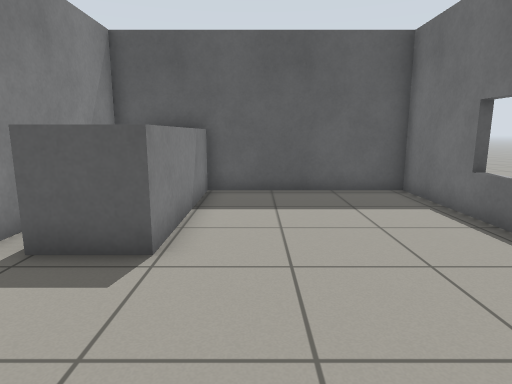
view 1 (above)

23 first-person views from a walk through a Gazebo world. The camera is 0.94 m above the floor, tilts 10° down and sees 75° across. The floor is counted in squares, 0.5 m on a side. Each view is taken from the middle of a square. On the plan, view 1 faces up. The plan holds only what a view shows up to about 17 squares ahead; the rest is blank.

view 2
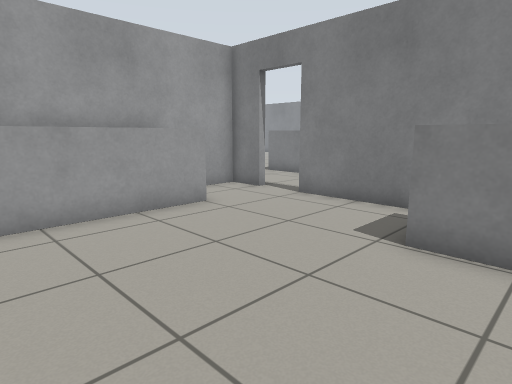

view 3
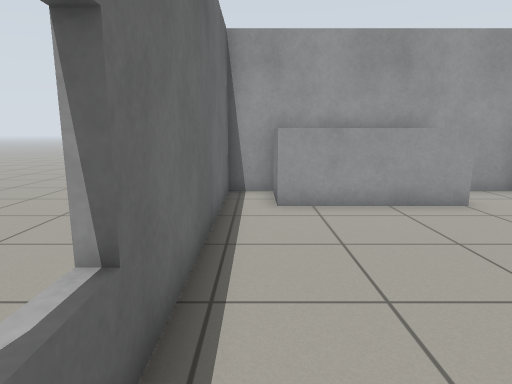

view 4
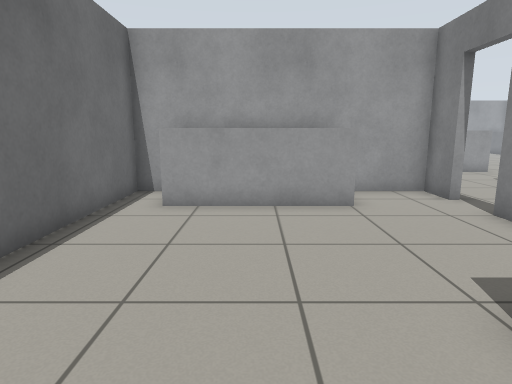

view 5
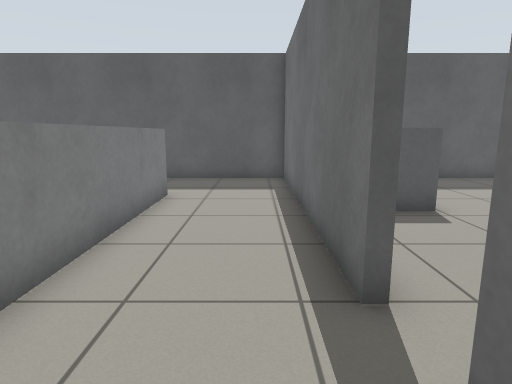

view 6
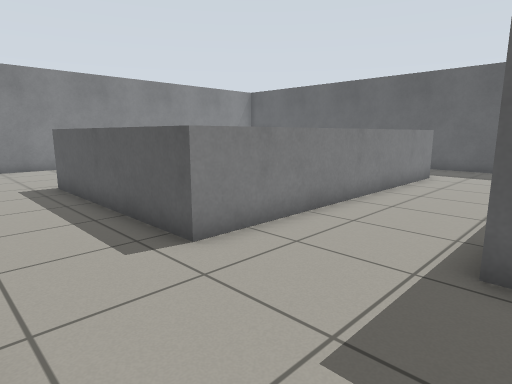

view 7
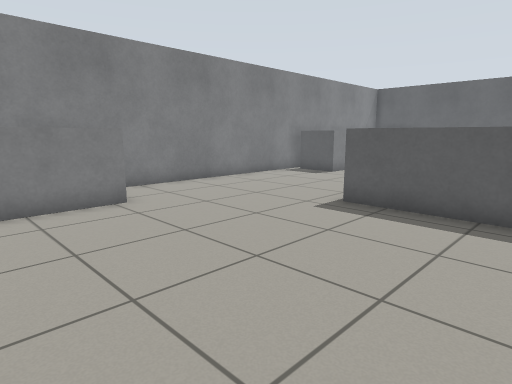

view 8
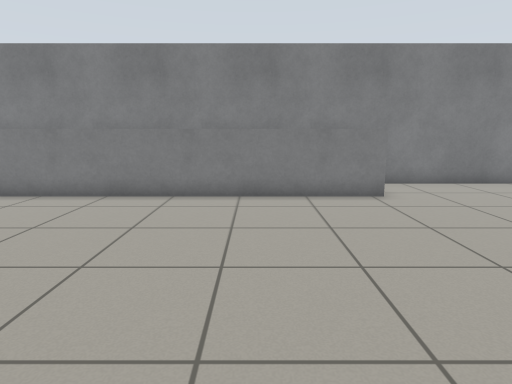

view 9
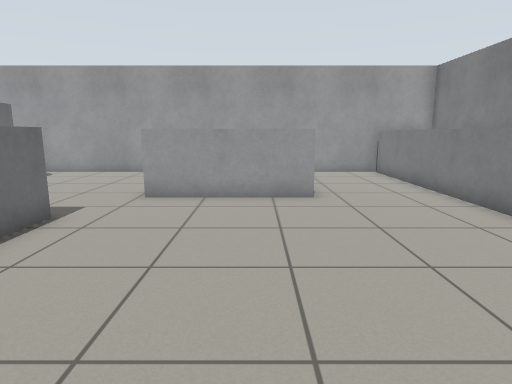

view 10
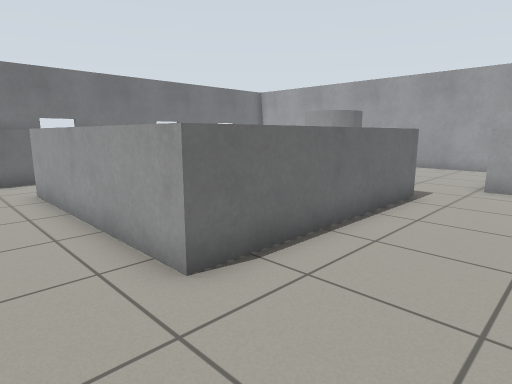

view 11
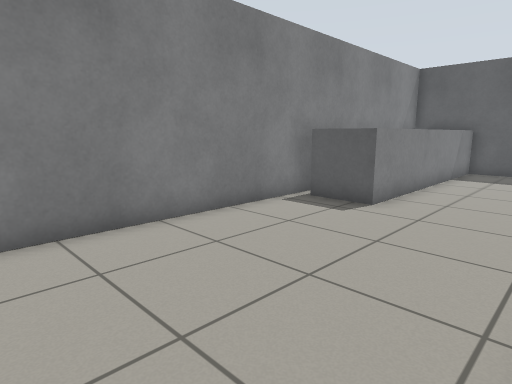

view 12
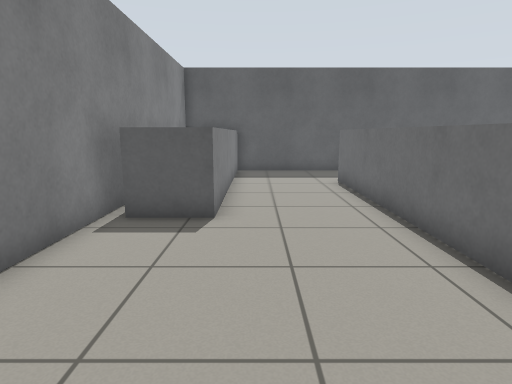

view 13
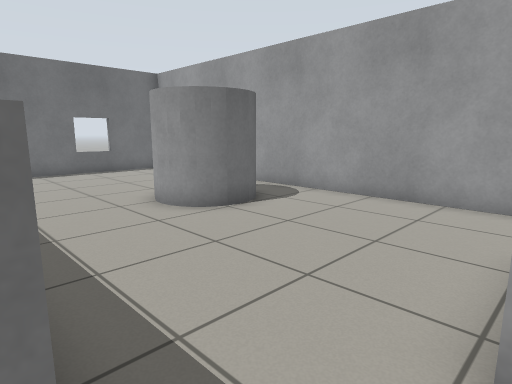

view 14
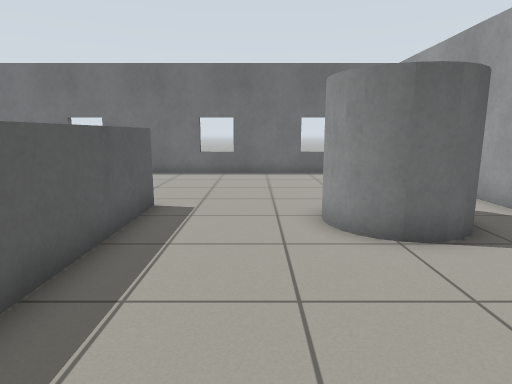

view 15
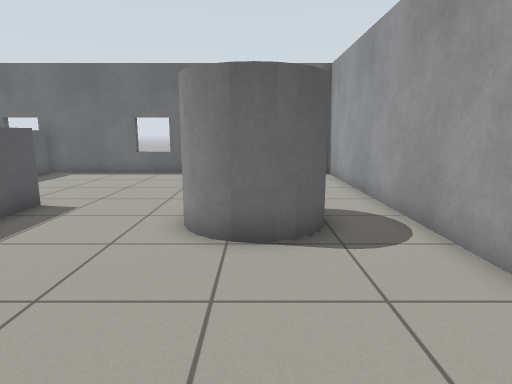

view 16
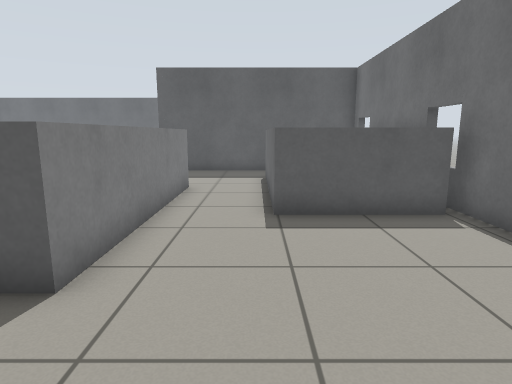

view 17
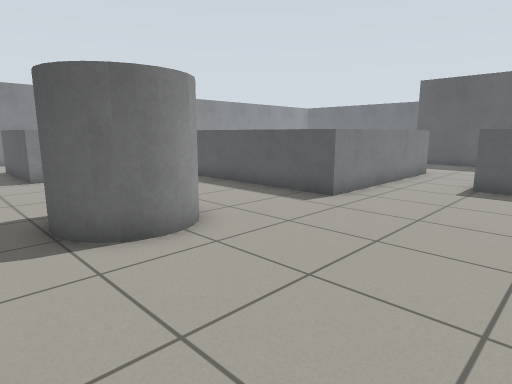

view 18
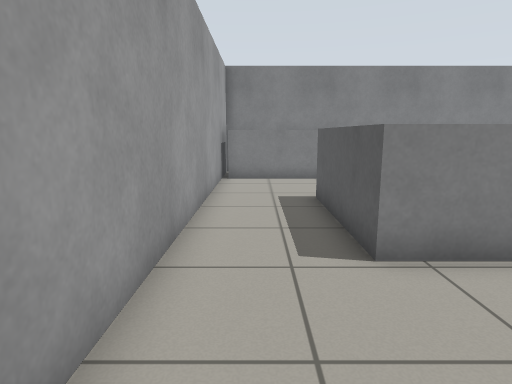

view 19
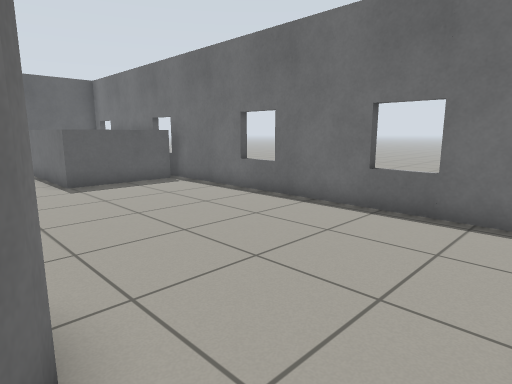

view 20
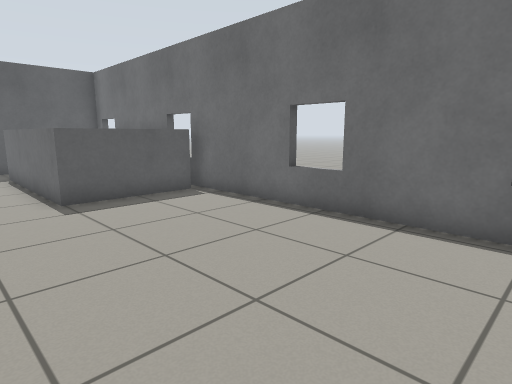

view 21
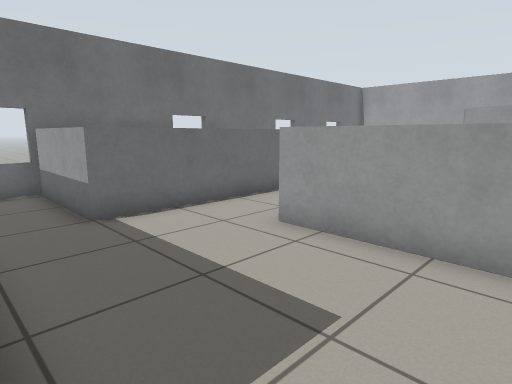

view 22
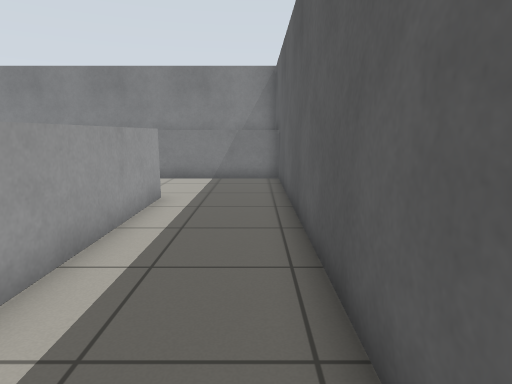

view 23
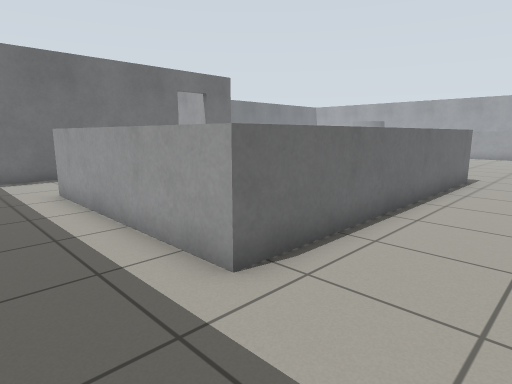

### Floor plan
Key: @ floor where view 1 was taken; # wall or solid block; . floor; D open door; = window, fence, low wall or low ledge; B grey box; C grey cylinder.
Columns run from 24 left of view 1 to 5 right of it. Each row starts with its distance up from view 1.
 11 ##B###########################
 10 #  B...............#  B......#
  9 #  B...............#  B......#
  8 #  B...............#  B......#
  7 #  B....BBBBBBBB...#  B......=
  6 #  B....B      B...#. B......#
  5 #  B....B      B...#.BB......#
  4 #  B....B      B...#.........#
  3 #  B....B      B...#.........#
  2 #BBB....B      B...#.........#
  1 #.......B      B...#.........
  0 #.......B      B...D....@....#
 -1 #.......B      B...D...BBBBB.#
 -2 #.......B      B...#...    B.#
 -3 #.......B      B...###########
 -4 #.......B      B.............=
 -5 #.......BBBBBBBB.............=
 -6 #........................BBBB#
 -7 #........................B   #
 -8 #........................B   #
 -9 #  B..........BBBBBBBB...B   #
-10 #  B..........B      B...B   #
-11 #  B..........B      B...B   #
-12 #  B..........B      B...BBBB#
-13 #  B..........B      B.......#
-14 #  B..........B      B.......#
-15 #  B..........B      B.......#
-16 #  B..........BBBBBBBB.......#
-17 #  B.........................=
-18 #  B.........................#
-19 #  B....BBBBB................#
-20 #  B....    B................#
-21 #  B....    B......CCC.......#
-22 #  B....BBBBB......C C.......=
-23 #  B...............CCC.......#
-24 #  B.........................#
-25 #BBB.........................#
-26 ##############################

Where each view was taken, in squares from view 1:
view 1: 0 up, 0 right, facing up
view 2: 7 up, 4 right, facing down-left
view 3: 8 up, 4 right, facing down
view 4: 8 up, 1 right, facing down
view 5: 3 down, 6 left, facing up
view 6: 8 down, 4 left, facing up-left
view 7: 13 down, 12 left, facing up-left
view 8: 13 down, 11 left, facing left
view 9: 9 down, 15 left, facing down
view 10: 6 down, 14 left, facing down-right
view 11: 7 down, 17 left, facing up-left
view 12: 6 down, 20 left, facing up
view 13: 16 down, 12 left, facing down-right
view 14: 19 down, 11 left, facing right
view 15: 22 down, 11 left, facing right
view 16: 20 down, 0 right, facing up
view 17: 25 down, 3 right, facing up-left
view 18: 24 down, 7 left, facing left
view 19: 25 down, 3 left, facing up-right
view 20: 22 down, 2 left, facing up-right
view 21: 3 down, 7 left, facing down-right
view 22: 10 up, 7 left, facing left
view 23: 10 up, 20 left, facing down-right
